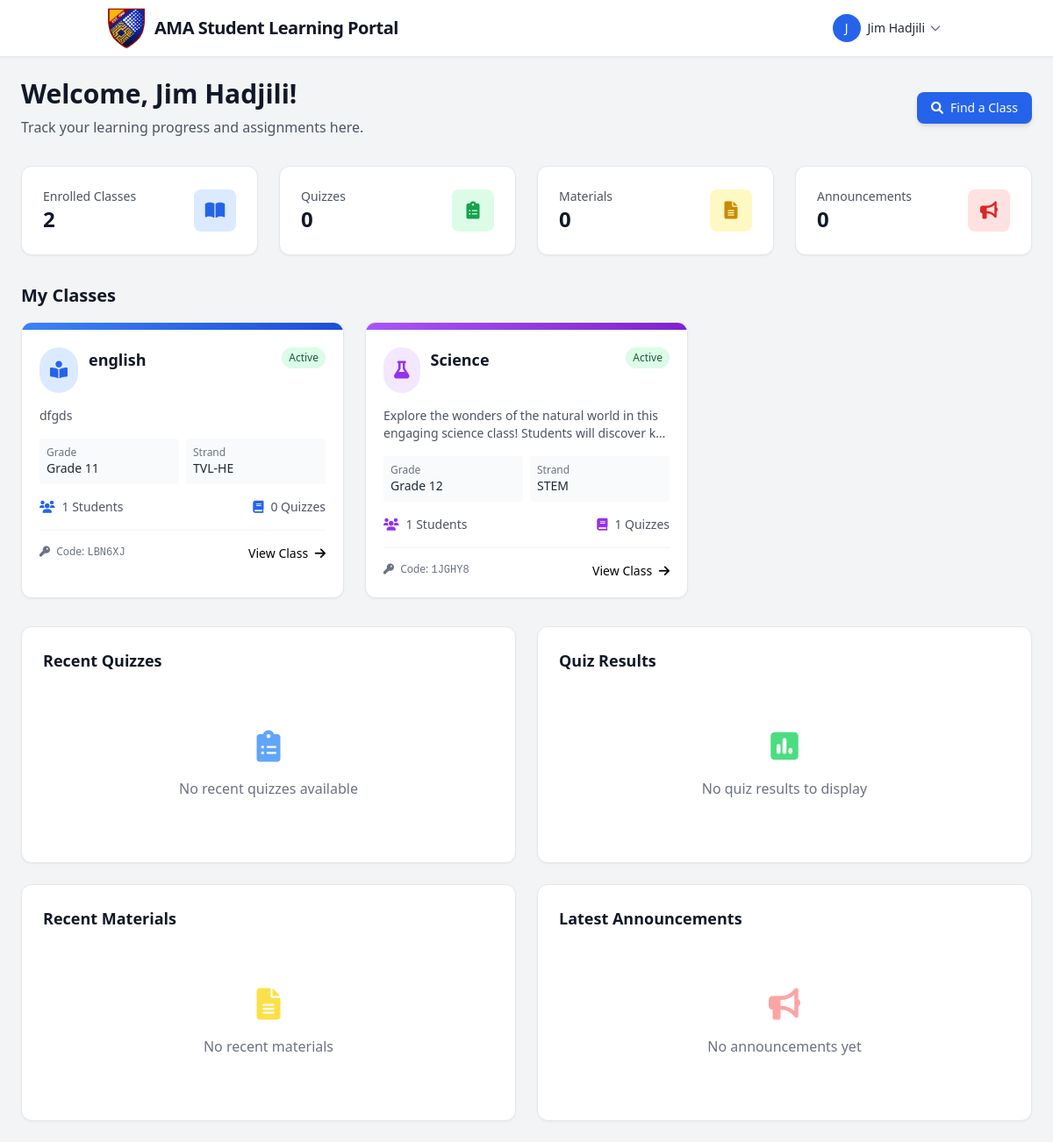
The app's page /Students/Contents/Dashboard/studentDashboard.php (signed in) with its own data.
### tables this page shows
CREATE TABLE `teacher_classes_tb` (
  `class_id` int(11) NOT NULL,
  `th_id` varchar(255) NOT NULL,
  `class_name` varchar(255) NOT NULL,
  `class_code` varchar(10) NOT NULL,
  `class_description` text DEFAULT NULL,
  `grade_level` varchar(20) NOT NULL,
  `strand` varchar(50) DEFAULT NULL,
  `status` enum('active','inactive','archived') NOT NULL DEFAULT 'active',
  `created_at` timestamp NOT NULL DEFAULT current_timestamp(),
  `updated_at` timestamp NOT NULL DEFAULT current_timestamp() ON UPDATE current_timestamp()
);

### Students/Functions/studentDashboardFunction.php (called while the page is built, shortened)
<?php
include_once '../../../Connection/conn.php';
$user_email = $_SESSION['user_email'];
$studentId = null;
$query = "SELECT st_id FROM students_profiles_tb WHERE st_email = ?";
$stmt = $conn->prepare($query);
$stmt->bind_param("s", $user_email);
$stmt->execute();
$result = $stmt->get_result();
if ($result->num_rows > 0) {
    $row = $result->fetch_assoc();
    $studentId = $row['st_id'];
}
function getSubjectFromClassName($className) {
    $classNameLower = strtolower($className);
    $subjectKeywords = [
        'english' => 'English',
        'math' => 'Math',
        'science' => 'Science',
        'history' => 'History',
        'arts' => 'Arts',
        'pe' => 'PE',
        'ict' => 'ICT',
        'home economics' => 'Home Economics',
    ];
    foreach ($subjectKeywords as $keyword => $subject) {
        if (strpos($classNameLower, $keyword) !== false) {
            return $subject;
        }
    }
    return 'Default';
}
$enrolledClasses = [];
if ($studentId) {
    $classQuery = "SELECT
                       tc.*,
                       (SELECT COUNT(DISTINCT ce.st_id) FROM class_enrollments_tb ce WHERE ce.class_id = tc.class_id AND ce.status = 'active') AS student_count,
                       (SELECT COUNT(q.quiz_id) FROM quizzes_tb q WHERE q.class_id = tc.class_id AND q.status = 'published') AS quiz_count
                   FROM teacher_classes_tb tc
                   INNER JOIN class_enrollments_tb ce_main ON tc.class_id = ce_main.class_id
                   WHERE ce_main.st_id = ? AND tc.status = 'active'
                   ORDER BY tc.created_at DESC";
    $classStmt = $conn->prepare($classQuery);
    $classStmt->bind_param("s", $studentId);
    $classStmt->execute();
    $classResult = $classStmt->get_result();
    while ($class = $classResult->fetch_assoc()) {
        $class['class_subject'] = getSubjectFromClassName($class['class_name']);
        $enrolledClasses[] = $class;
    }
}
?>

### Students/Contents/Dashboard/DashboardsIncludes/studentsClassSection.php (the view, shortened to what this page needs)
<div class="mb-8">
    <div class="flex justify-between items-center mb-4">
        <h2 class="text-xl font-bold text-gray-900">My Classes</h2>
    </div>
    <?php
    $statusColors = [
        'active' => 'bg-green-100 text-green-800',
        'inactive' => 'bg-red-100 text-red-800',
        'archived' => 'bg-gray-100 text-gray-800',
        'pending' => 'bg-yellow-100 text-yellow-800',
    ];
    $subjectStyles = [
        'English' => [
            'strip' => 'from-blue-500 to-blue-700',
            'icon_bg' => 'bg-blue-100',
            'icon_color' => 'text-blue-600',
            'icon_class' => 'fas fa-book-reader'
        ],
        'Math' => [
            'strip' => 'from-green-500 to-green-700',
            'icon_bg' => 'bg-green-100',
            'icon_color' => 'text-green-600',
            'icon_class' => 'fas fa-calculator'
        ],
        'Science' => [
            'strip' => 'from-purple-500 to-purple-700',
            'icon_bg' => 'bg-purple-100',
            'icon_color' => 'text-purple-600',
            'icon_class' => 'fas fa-flask'
        ],
        'History' => [
            'strip' => 'from-yellow-500 to-yellow-700',
            'icon_bg' => 'bg-yellow-100',
            'icon_color' => 'text-yellow-600',
            'icon_class' => 'fas fa-landmark'
        ],
        'Arts' => [
            'strip' => 'from-pink-500 to-pink-700',
            'icon_bg' => 'bg-pink-100',
            'icon_color' => 'text-pink-600',
            'icon_class' => 'fas fa-paint-brush'
        ],
        'PE' => [
            'strip' => 'from-red-500 to-red-700',
            'icon_bg' => 'bg-red-100',
            'icon_color' => 'text-red-600',
            'icon_class' => 'fas fa-running'
        ],
        'ICT' => [
            'strip' => 'from-indigo-500 to-indigo-700',
            'icon_bg' => 'bg-indigo-100',
            'icon_color' => 'text-indigo-600',
            'icon_class' => 'fas fa-laptop-code'
        ],
        'Home Economics' => [
            'strip' => 'from-orange-500 to-orange-700',
            'icon_bg' => 'bg-orange-100',
            'icon_color' => 'text-orange-600',
            'icon_class' => 'fas fa-utensils'
        ],
        'Default' => [
            'strip' => 'from-gray-500 to-gray-700',
            'icon_bg' => 'bg-gray-100',
            'icon_color' => 'text-gray-600',
            'icon_class' => 'fas fa-graduation-cap'
        ]
    ];
    ?>
    <?php if (empty($enrolledClasses)): ?>
        <div class="bg-white rounded-xl shadow-sm border border-gray-200 p-8 text-center">
            <div class="inline-block mb-4 p-4 bg-blue-50 rounded-full">
                <i class="fas fa-graduation-cap text-blue-500 text-3xl"></i>
            </div>
            <h3 class="text-lg font-medium text-gray-900 mb-2">No Classes Yet</h3>
            <p class="text-gray-500 mb-6 max-w-md mx-auto">You haven't enrolled in any classes yet. Join a class using the class code provided by your teacher.</p>
            <button onclick="showJoinClassModal()" class="bg-blue-primary hover:bg-blue-dark text-white px-6 py-2 rounded-lg text-sm font-medium transition-colors duration-200 inline-flex items-center">
                <i class="fas fa-search mr-2"></i> Join Your First Class
            </button>
        </div>
    <?php else: ?>
        <div class="grid grid-cols-1 md:grid-cols-2 lg:grid-cols-3 gap-6">
            <?php
            $initialDisplayCount = 6;
            foreach ($enrolledClasses as $index => $class):
                $isHidden = ($index >= $initialDisplayCount) ? 'hidden' : '';
                $description = !empty($class['class_description']) ? $class['class_description'] : 'No description provided.';
                $strand = !empty($class['strand']) ? $class['strand'] : 'N/A';
                $studentCount = $class['student_count'] ?? 0;
                $quizCount = $class['quiz_count'] ?? 0;
                $subject = $class['class_subject'] ?? 'Default';
                $style = $subjectStyles[$subject] ?? $subjectStyles['Default'];
            ?>
                <a href="../Pages/classDetails.php?class_id=<?php echo $class['class_id']; ?>"
                    class="group relative overflow-hidden bg-white rounded-xl shadow-sm border border-gray-200 hover:shadow-md transition-shadow duration-200 class-card <?php echo $isHidden; ?>"
                    data-index="<?php echo $index; ?>">
                    <div class="h-2 bg-gradient-to-r <?php echo $style['strip']; ?>"></div>
                    <div class="p-5">
                        <div class="flex justify-between items-start mb-4">
                            <div class="inline-block p-3 rounded-full <?php echo $style['icon_bg']; ?> mr-3">
                                <i class="<?php echo $style['icon_class']; ?> text-xl <?php echo $style['icon_color']; ?>"></i>
                            </div>
                            <h3 class="font-semibold text-lg text-gray-900 flex-grow"><?php echo htmlspecialchars($class['class_name']); ?></h3>
                            <span class="px-2 py-1 text-xs rounded-full <?php echo isset($statusColors[$class['status']]) ? $statusColors[$class['status']] : $statusColors['inactive']; ?>">
                                <?php echo ucfirst($class['status']); ?>
                            </span>
                        </div>
                        <p class="text-sm text-gray-600 mb-4 line-clamp-2"><?php echo htmlspecialchars($description); ?></p>
                        <div class="grid grid-cols-2 gap-2 mb-4">
                            <div class="bg-gray-50 p-2 rounded">
                                <p class="text-xs text-gray-500">Grade</p>
                                <p class="font-medium text-sm text-gray-800">Grade <?php echo htmlspecialchars($class['grade_level']); ?></p>
                            </div>
                            <div class="bg-gray-50 p-2 rounded">
                                <p class="text-xs text-gray-500">Strand</p>
                                <p class="font-medium text-sm text-gray-800"><?php echo htmlspecialchars($strand); ?></p>
                            </div>
                        </div>
                        <div class="flex justify-between text-sm">
                            <div class="flex items-center text-gray-600">
                                <i class="fas fa-users mr-2 <?php echo $style['icon_color']; ?>"></i>
                                <span><?php echo $studentCount; ?> Students</span>
                            </div>
                            <div class="flex items-center text-gray-600">
                                <i class="fas fa-book mr-2 <?php echo $style['icon_color']; ?>"></i>
                                <span><?php echo $quizCount; ?> Quizzes</span>
                            </div>
                        </div>
                        <div class="mt-4 pt-4 border-t border-gray-100 flex justify-between">
                            <div class="text-xs text-gray-500">
                                <i class="fas fa-key mr-1"></i>
                                Code: <span class="font-mono font-medium"><?php echo htmlspecialchars($class['class_code']); ?></span>
                            </div>
                            <div class="text-purple-primary hover:text-purple-dark text-sm font-medium">
                                View Class <i class="fas fa-arrow-right ml-1"></i>
                            </div>
                        </div>
                    </div>
                </a>
            <?php endforeach; ?>
        </div>
    <?php endif; ?>
</div>

### records on screen
teacher_classes_tb: class_name "english", status "Active", class_description "dfgds", grade_level "11", strand "TVL-HE", studentCount "1", quizCount "0", class_code "LBN6XJ"
teacher_classes_tb: class_name "Science", status "Active", class_description "Explore the wonders of the natural world in this engaging science class! Students will discover…", grade_level "12", strand "STEM", studentCount "1", quizCount "1", class_code "1JGHY8"

### other values on screen
substr($user_name, 0, 1) "J"
$user_name "Jim Hadjili"
$enrolledCount "2"
